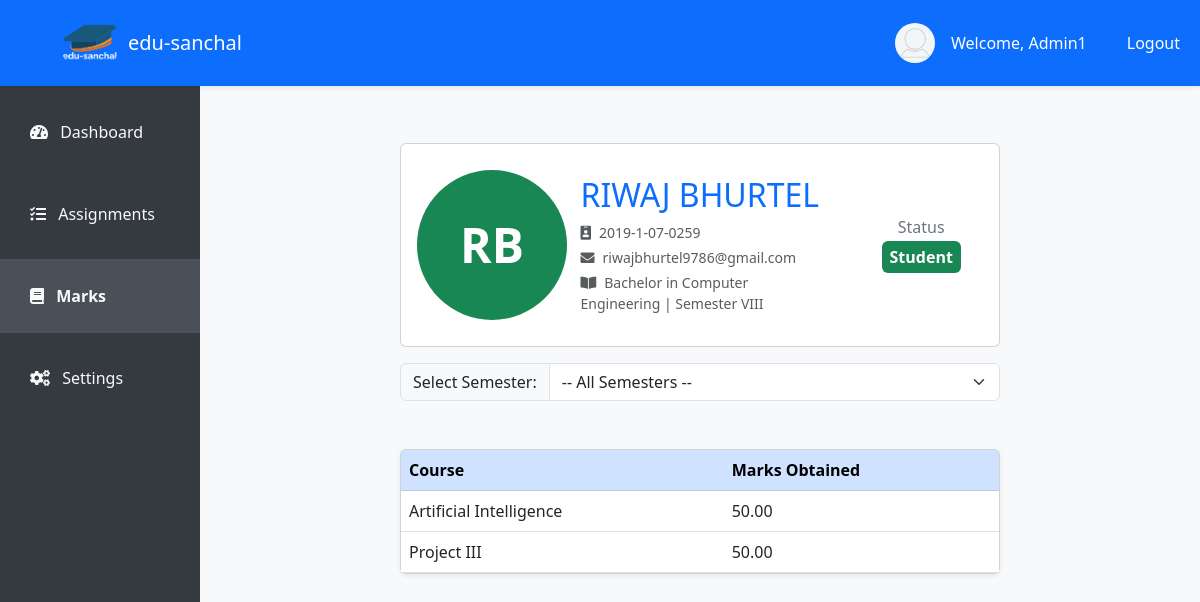
The app's page /student/marks/4/ (signed in), older data.
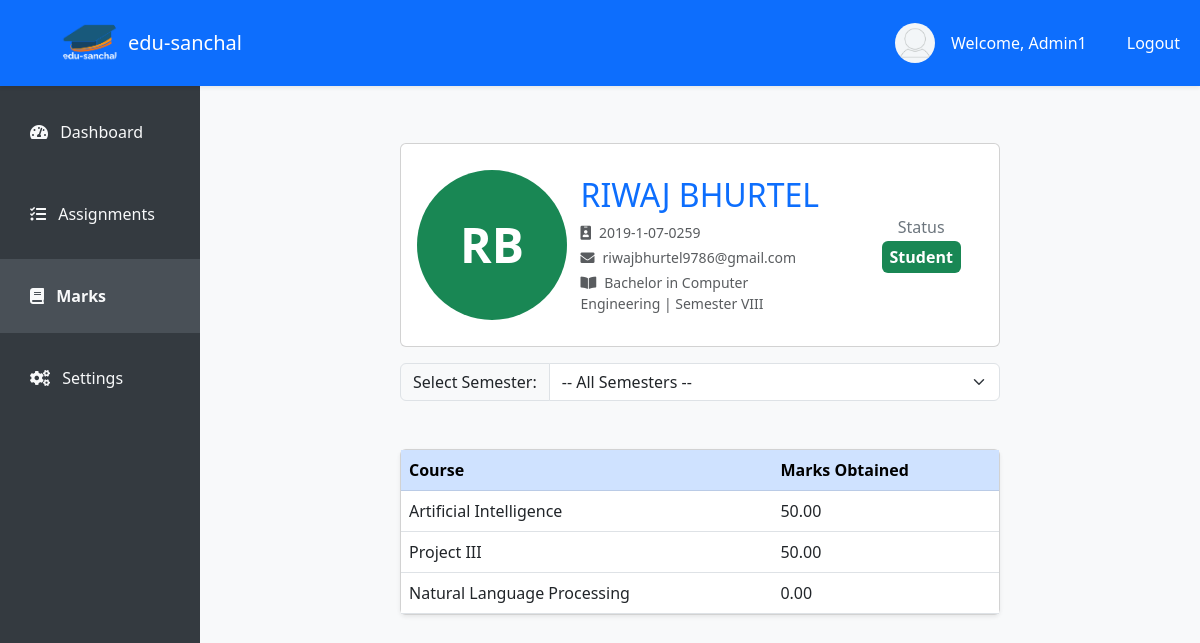
The same page, newer data.
### student/models.py (models this page shows, shortened)
class Marks(models.Model):
    student = models.ForeignKey(Student, on_delete=models.CASCADE)
    course = models.ForeignKey(Course, on_delete=models.CASCADE)
    marks_obtained = models.DecimalField(
        max_digits=5,
        decimal_places=2,
        validators=[MinValueValidator(0), MaxValueValidator(50)]
    )
    max_marks = models.DecimalField(
        max_digits=5,
        decimal_places=2,
        default=50,
        null=True,
        blank=True
    )
    grade = models.CharField(max_length=2, blank=True, null=True)

class Course(models.Model):
    course_id = models.CharField(max_length=15, unique=True)
    course_name = models.CharField(max_length=150)

### student/views.py (the view)
# urls.py: path('student/marks/<pk>/', views.student_marks_page, name='student_marks'),
@login_required
def student_marks_page(request, pk):
    user = get_object_or_404(User, pk=pk)
    student = get_object_or_404(Student, user=user)
    marks = Marks.objects.filter(student=student)
    semesters = Semester.objects.all().distinct().order_by('semester')
    selected_semester = None
    filtered_marks = marks
    if request.method == "POST":
        semester_id = request.POST.get('semester_id')
        if semester_id:
            selected_semester = get_object_or_404(Semester, pk=semester_id)
            filtered_marks = marks.filter(course__programcourse__semester=selected_semester)
    return render(request, 'student/marks.html', {
        'student': student,
        'semesters': semesters,
        'selected_semester': selected_semester,
        'filtered_marks': filtered_marks,
        'marks': marks,
    })

### templates/student/marks.html (shortened to what this page needs)
<!DOCTYPE html>
{% extends "student/index.html" %}
{% load static %}
{% block marks %}
<div class="container mt-5">
    <div class="row justify-content-center">
        <div class="col-lg-8 col-md-10">
                <div class="card mb-3 border-1">
                    <div class="card-body">
                        <div class="row align-items-center">
                            <div class="col-md-3 text-center">
                                <div class="rounded-circle bg-success d-flex justify-content-center align-items-center"
                                    style="width: 150px; height: 150px; font-size: 48px; font-weight: bold;">
                                    <p class="text-white m-0">{{ student.first_name|slice:":1" }}{{ student.last_name|slice:":1" }}</p>
                                </div>
                            </div>
                            <div class="col-md-6">
                                <div class="p-3">
                                    <h2 class="text-primary text-uppercase mb-2">{{ student.first_name }} {{ student.last_name }}</h2>
                                    <p class="text-muted small mb-1"><i class="fas fa-id-badge me-2"></i>{{ student.registration_number }}</p>
                                    <p class="text-muted small mb-1"><i class="fas fa-envelope me-2"></i>{{ student.email }}</p>
                                    <p class="text-muted small mb-0"><i class="fas fa-book-open me-2"></i>{{ student.program.program_name }} | Semester {{ student.semester.semester }}</p>
                                </div>
                            </div>
                            <div class="col-md-3 text-center">
                                <div class="p-3">
                                    <h6 class="text-secondary mb-1">Status</h6>
                                    <span class="badge bg-success p-2 fs-6">Student</span>
                                </div>
                            </div>
                        </div>
                    </div>
                </div>
            <form method="POST" class="mb-5">
                <div class="input-group">
                    <label class="input-group-text" for="semester">Select Semester:</label>
                    <select name="semester_id" id="semester" class="form-select" onchange="this.form.submit()">
                        <option value="">-- All Semesters --</option>
                    </select>
                </div>
            </form>
            <div class="card shadow-sm">
                <div class="card-body p-0">
                    <table class="table table-hover mb-0">
                        <thead class="table-primary">
                            <tr>
                                <th scope="col">Course</th>
                                <th scope="col">Marks Obtained</th>
                            </tr>
                        </thead>
                        <tbody>
                            {% if filtered_marks %}
                                {% for mark in filtered_marks %}
                                    <tr>
                                        <td>{{ mark.course.course_name }}</td>
                                        <td>{{ mark.marks_obtained }}</td>
                                    </tr>
                                {% endfor %}
                            {% else %}
                                <tr>
                                    <td colspan="2" class="text-center text-muted">No marks available for the selected semester.</td>
                                </tr>
                            {% endif %}
                        </tbody>
                    </table>
                </div>
            </div>
        </div>
    </div>
</div>
{% endblock %}

Row changes from the older to the newer data that the page shows:
added Marks: course.course_name "Natural Language Processing", marks_obtained "0.00"
